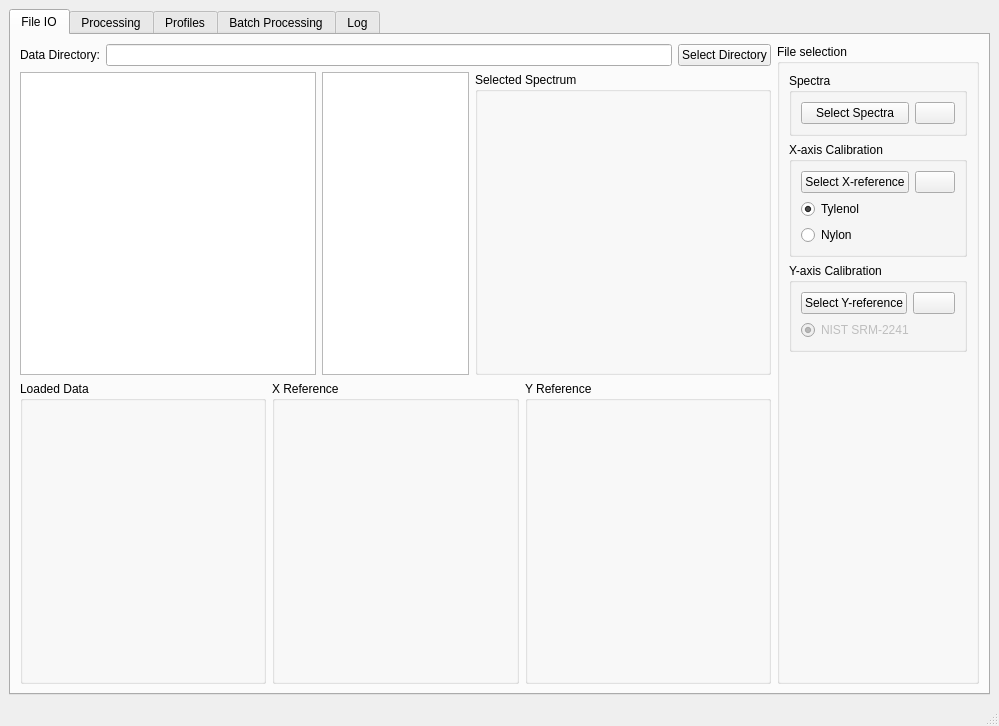
<?xml version="1.0" encoding="UTF-8"?>
<ui version="4.0">
 <class>mainWindow</class>
 <widget class="QMainWindow" name="mainWindow">
  <property name="geometry">
   <rect>
    <x>0</x>
    <y>0</y>
    <width>999</width>
    <height>726</height>
   </rect>
  </property>
  <property name="windowTitle">
   <string>ORPL - GUI</string>
  </property>
  <widget class="QWidget" name="centralwidget">
   <layout class="QHBoxLayout" name="horizontalLayout" stretch="0">
    <item>
     <widget class="QTabWidget" name="tabWidget">
      <property name="currentIndex">
       <number>0</number>
      </property>
      <widget class="QWidget" name="tabFileIO">
       <attribute name="title">
        <string>File IO</string>
       </attribute>
       <layout class="QHBoxLayout" name="horizontalLayout_8">
        <item>
         <layout class="QVBoxLayout" name="verticalLayout" stretch="1,6,6">
          <item>
           <layout class="QHBoxLayout" name="horizontalLayout_3">
            <item>
             <widget class="QLabel" name="label">
              <property name="text">
               <string>Data Directory:</string>
              </property>
             </widget>
            </item>
            <item>
             <widget class="QLineEdit" name="textEditDataDir">
              <property name="readOnly">
               <bool>true</bool>
              </property>
             </widget>
            </item>
            <item>
             <widget class="QPushButton" name="buttonSelectDirectory">
              <property name="text">
               <string>Select Directory</string>
              </property>
             </widget>
            </item>
           </layout>
          </item>
          <item>
           <layout class="QHBoxLayout" name="horizontalLayout_7" stretch="2,1,2">
            <item>
             <widget class="QTreeView" name="treeViewFiles">
              <property name="selectionMode">
               <enum>QAbstractItemView::ExtendedSelection</enum>
              </property>
              <property name="sortingEnabled">
               <bool>true</bool>
              </property>
              <attribute name="headerCascadingSectionResizes">
               <bool>false</bool>
              </attribute>
             </widget>
            </item>
            <item>
             <widget class="QPlainTextEdit" name="plainTextMetadata">
              <property name="readOnly">
               <bool>true</bool>
              </property>
             </widget>
            </item>
            <item>
             <widget class="QGroupBox" name="boxDataSelection">
              <property name="title">
               <string>Selected Spectrum</string>
              </property>
             </widget>
            </item>
           </layout>
          </item>
          <item>
           <layout class="QHBoxLayout" name="horizontalLayout_4">
            <item>
             <widget class="QGroupBox" name="boxDataPlot">
              <property name="title">
               <string>Loaded Data</string>
              </property>
             </widget>
            </item>
            <item>
             <widget class="QGroupBox" name="boxXrefPlot">
              <property name="title">
               <string>X Reference</string>
              </property>
             </widget>
            </item>
            <item>
             <widget class="QGroupBox" name="boxYrefPlot">
              <property name="title">
               <string>Y Reference</string>
              </property>
             </widget>
            </item>
           </layout>
          </item>
         </layout>
        </item>
        <item>
         <widget class="QGroupBox" name="groupBox">
          <property name="title">
           <string>File selection</string>
          </property>
          <layout class="QVBoxLayout" name="verticalLayout_2">
           <item>
            <widget class="QGroupBox" name="groupBox_4">
             <property name="title">
              <string>Spectra</string>
             </property>
             <layout class="QHBoxLayout" name="horizontalLayout_14">
              <item>
               <widget class="QPushButton" name="buttonSelectSpectra">
                <property name="sizePolicy">
                 <sizepolicy hsizetype="Preferred" vsizetype="Fixed">
                  <horstretch>0</horstretch>
                  <verstretch>0</verstretch>
                 </sizepolicy>
                </property>
                <property name="text">
                 <string>Select Spectra</string>
                </property>
               </widget>
              </item>
              <item>
               <widget class="QPushButton" name="buttonDropSpectra">
                <property name="sizePolicy">
                 <sizepolicy hsizetype="Fixed" vsizetype="Fixed">
                  <horstretch>0</horstretch>
                  <verstretch>0</verstretch>
                 </sizepolicy>
                </property>
                <property name="text">
                 <string/>
                </property>
               </widget>
              </item>
             </layout>
            </widget>
           </item>
           <item>
            <layout class="QHBoxLayout" name="horizontalLayout_11"/>
           </item>
           <item>
            <widget class="QGroupBox" name="groupBox_2">
             <property name="title">
              <string>X-axis Calibration</string>
             </property>
             <layout class="QVBoxLayout" name="verticalLayout_3">
              <item>
               <layout class="QHBoxLayout" name="horizontalLayout_10">
                <item>
                 <widget class="QPushButton" name="buttonSelectXref">
                  <property name="sizePolicy">
                   <sizepolicy hsizetype="Preferred" vsizetype="Fixed">
                    <horstretch>0</horstretch>
                    <verstretch>0</verstretch>
                   </sizepolicy>
                  </property>
                  <property name="text">
                   <string>Select X-reference</string>
                  </property>
                 </widget>
                </item>
                <item>
                 <widget class="QPushButton" name="buttonDropXref">
                  <property name="text">
                   <string/>
                  </property>
                 </widget>
                </item>
               </layout>
              </item>
              <item>
               <widget class="QRadioButton" name="radioButtonTylenol">
                <property name="text">
                 <string>Tylenol</string>
                </property>
                <property name="checked">
                 <bool>true</bool>
                </property>
               </widget>
              </item>
              <item>
               <widget class="QRadioButton" name="radioButtonNylon">
                <property name="text">
                 <string>Nylon</string>
                </property>
                <property name="checked">
                 <bool>false</bool>
                </property>
               </widget>
              </item>
             </layout>
            </widget>
           </item>
           <item>
            <widget class="QGroupBox" name="groupBox_3">
             <property name="title">
              <string>Y-axis Calibration</string>
             </property>
             <layout class="QVBoxLayout" name="verticalLayout_4">
              <item>
               <layout class="QHBoxLayout" name="horizontalLayout_9">
                <item>
                 <widget class="QPushButton" name="buttonSelectYref">
                  <property name="sizePolicy">
                   <sizepolicy hsizetype="Preferred" vsizetype="Fixed">
                    <horstretch>0</horstretch>
                    <verstretch>0</verstretch>
                   </sizepolicy>
                  </property>
                  <property name="text">
                   <string>Select Y-reference</string>
                  </property>
                 </widget>
                </item>
                <item>
                 <widget class="QPushButton" name="buttonDropYref">
                  <property name="text">
                   <string/>
                  </property>
                 </widget>
                </item>
               </layout>
              </item>
              <item>
               <widget class="QRadioButton" name="radioButtonNIST">
                <property name="enabled">
                 <bool>false</bool>
                </property>
                <property name="text">
                 <string>NIST SRM-2241</string>
                </property>
                <property name="checkable">
                 <bool>true</bool>
                </property>
                <property name="checked">
                 <bool>true</bool>
                </property>
               </widget>
              </item>
             </layout>
            </widget>
           </item>
           <item>
            <spacer name="verticalSpacer_2">
             <property name="orientation">
              <enum>Qt::Vertical</enum>
             </property>
             <property name="sizeHint" stdset="0">
              <size>
               <width>20</width>
               <height>94</height>
              </size>
             </property>
            </spacer>
           </item>
          </layout>
         </widget>
        </item>
       </layout>
      </widget>
      <widget class="QWidget" name="tabProcessing">
       <attribute name="title">
        <string>Processing</string>
       </attribute>
       <layout class="QHBoxLayout" name="horizontalLayout_2" stretch="1,6">
        <item>
         <layout class="QVBoxLayout" name="verticalLayout_5">
          <item>
           <widget class="QToolBox" name="processingToolBox">
            <property name="currentIndex">
             <number>0</number>
            </property>
            <widget class="QWidget" name="pageCRR">
             <property name="geometry">
              <rect>
               <x>0</x>
               <y>0</y>
               <width>133</width>
               <height>430</height>
              </rect>
             </property>
             <attribute name="label">
              <string>Xaxis range</string>
             </attribute>
             <layout class="QVBoxLayout" name="verticalLayout_6">
              <item>
               <widget class="QLabel" name="label_4">
                <property name="text">
                 <string>Crop from left</string>
                </property>
               </widget>
              </item>
              <item>
               <widget class="QSpinBox" name="spinBoxLeftCrop"/>
              </item>
              <item>
               <widget class="QLabel" name="label_5">
                <property name="text">
                 <string>Crop from right</string>
                </property>
               </widget>
              </item>
              <item>
               <widget class="QSpinBox" name="spinBoxRightCrop"/>
              </item>
              <item>
               <spacer name="verticalSpacer_3">
                <property name="orientation">
                 <enum>Qt::Vertical</enum>
                </property>
                <property name="sizeHint" stdset="0">
                 <size>
                  <width>20</width>
                  <height>40</height>
                 </size>
                </property>
               </spacer>
              </item>
             </layout>
            </widget>
            <widget class="QWidget" name="page_3">
             <property name="geometry">
              <rect>
               <x>0</x>
               <y>0</y>
               <width>194</width>
               <height>327</height>
              </rect>
             </property>
             <attribute name="label">
              <string>CRR</string>
             </attribute>
             <layout class="QVBoxLayout" name="verticalLayout_10">
              <item>
               <widget class="QCheckBox" name="checkBoxMultiCRR">
                <property name="text">
                 <string>Multi-accumulation Filter</string>
                </property>
               </widget>
              </item>
              <item>
               <widget class="QLabel" name="label_10">
                <property name="text">
                 <string>Width</string>
                </property>
               </widget>
              </item>
              <item>
               <widget class="QSpinBox" name="spinBoxMCRRWidth"/>
              </item>
              <item>
               <widget class="QLabel" name="label_11">
                <property name="text">
                 <string>Disparity Threshold</string>
                </property>
               </widget>
              </item>
              <item>
               <widget class="QDoubleSpinBox" name="spinBoxMCRRthreshold">
                <property name="singleStep">
                 <double>0.010000000000000</double>
                </property>
               </widget>
              </item>
              <item>
               <widget class="Line" name="line">
                <property name="orientation">
                 <enum>Qt::Horizontal</enum>
                </property>
               </widget>
              </item>
              <item>
               <widget class="QCheckBox" name="checkBoxSingleCRR">
                <property name="text">
                 <string>Single-accumulation filter</string>
                </property>
               </widget>
              </item>
              <item>
               <widget class="QLabel" name="label_12">
                <property name="text">
                 <string>Width</string>
                </property>
               </widget>
              </item>
              <item>
               <widget class="QSpinBox" name="spinBoxSCRRWidth"/>
              </item>
              <item>
               <widget class="QLabel" name="label_13">
                <property name="text">
                 <string>STD factor</string>
                </property>
               </widget>
              </item>
              <item>
               <widget class="QDoubleSpinBox" name="spinBoxSCRRstd">
                <property name="singleStep">
                 <double>0.010000000000000</double>
                </property>
               </widget>
              </item>
              <item>
               <spacer name="verticalSpacer_10">
                <property name="orientation">
                 <enum>Qt::Vertical</enum>
                </property>
                <property name="sizeHint" stdset="0">
                 <size>
                  <width>20</width>
                  <height>40</height>
                 </size>
                </property>
               </spacer>
              </item>
             </layout>
            </widget>
            <widget class="QWidget" name="page_2">
             <property name="geometry">
              <rect>
               <x>0</x>
               <y>0</y>
               <width>155</width>
               <height>423</height>
              </rect>
             </property>
             <attribute name="label">
              <string>Baseline Removal</string>
             </attribute>
             <layout class="QVBoxLayout" name="verticalLayout_7">
              <item>
               <widget class="QComboBox" name="comboBoxBRAlgorithm">
                <item>
                 <property name="text">
                  <string>None</string>
                 </property>
                </item>
                <item>
                 <property name="text">
                  <string>BubbleFill</string>
                 </property>
                </item>
                <item>
                 <property name="text">
                  <string>IModPoly</string>
                 </property>
                </item>
                <item>
                 <property name="text">
                  <string>MorphBR</string>
                 </property>
                </item>
               </widget>
              </item>
              <item>
               <widget class="Line" name="line_4">
                <property name="orientation">
                 <enum>Qt::Horizontal</enum>
                </property>
               </widget>
              </item>
              <item>
               <widget class="QLabel" name="label_8">
                <property name="text">
                 <string>Polynomial Order</string>
                </property>
               </widget>
              </item>
              <item>
               <widget class="QSpinBox" name="spinBoxPolyOrder">
                <property name="maximum">
                 <number>15</number>
                </property>
               </widget>
              </item>
              <item>
               <widget class="Line" name="line_3">
                <property name="orientation">
                 <enum>Qt::Horizontal</enum>
                </property>
               </widget>
              </item>
              <item>
               <widget class="QLabel" name="label_7">
                <property name="text">
                 <string>half width window size</string>
                </property>
               </widget>
              </item>
              <item>
               <widget class="QSpinBox" name="spinBoxHWS">
                <property name="minimum">
                 <number>1</number>
                </property>
               </widget>
              </item>
              <item>
               <widget class="Line" name="line_2">
                <property name="orientation">
                 <enum>Qt::Horizontal</enum>
                </property>
               </widget>
              </item>
              <item>
               <widget class="QLabel" name="label_6">
                <property name="text">
                 <string>Minimum Bubble Width</string>
                </property>
               </widget>
              </item>
              <item>
               <widget class="QSpinBox" name="spinBoxBubbleWidth">
                <property name="minimum">
                 <number>1</number>
                </property>
               </widget>
              </item>
              <item>
               <spacer name="verticalSpacer_7">
                <property name="orientation">
                 <enum>Qt::Vertical</enum>
                </property>
                <property name="sizeHint" stdset="0">
                 <size>
                  <width>20</width>
                  <height>40</height>
                 </size>
                </property>
               </spacer>
              </item>
             </layout>
            </widget>
            <widget class="QWidget" name="page">
             <property name="geometry">
              <rect>
               <x>0</x>
               <y>0</y>
               <width>133</width>
               <height>430</height>
              </rect>
             </property>
             <attribute name="label">
              <string>Normalization</string>
             </attribute>
             <layout class="QVBoxLayout" name="verticalLayout_8">
              <item>
               <widget class="QRadioButton" name="radioButtonNoNorm">
                <property name="text">
                 <string>None</string>
                </property>
                <property name="checked">
                 <bool>true</bool>
                </property>
               </widget>
              </item>
              <item>
               <widget class="QRadioButton" name="radioButtonMinMax">
                <property name="text">
                 <string>MinMax</string>
                </property>
               </widget>
              </item>
              <item>
               <widget class="QRadioButton" name="radioButtonAUC">
                <property name="text">
                 <string>AUC</string>
                </property>
               </widget>
              </item>
              <item>
               <widget class="QRadioButton" name="radioButtonSNV">
                <property name="text">
                 <string>SNV</string>
                </property>
                <property name="checked">
                 <bool>false</bool>
                </property>
               </widget>
              </item>
              <item>
               <widget class="QRadioButton" name="radioButtonMaxBand">
                <property name="text">
                 <string>Max band</string>
                </property>
               </widget>
              </item>
              <item>
               <widget class="QLabel" name="label_9">
                <property name="text">
                 <string>Band selection</string>
                </property>
               </widget>
              </item>
              <item>
               <widget class="QDoubleSpinBox" name="spinBoxNormBand"/>
              </item>
              <item>
               <spacer name="verticalSpacer_8">
                <property name="orientation">
                 <enum>Qt::Vertical</enum>
                </property>
                <property name="sizeHint" stdset="0">
                 <size>
                  <width>20</width>
                  <height>40</height>
                 </size>
                </property>
               </spacer>
              </item>
             </layout>
            </widget>
           </widget>
          </item>
          <item>
           <widget class="QCheckBox" name="checkBoxAutoUpdate">
            <property name="layoutDirection">
             <enum>Qt::LeftToRight</enum>
            </property>
            <property name="text">
             <string>Auto-update</string>
            </property>
           </widget>
          </item>
          <item>
           <widget class="QPushButton" name="buttonUpdate">
            <property name="text">
             <string>Update</string>
            </property>
           </widget>
          </item>
         </layout>
        </item>
        <item>
         <layout class="QVBoxLayout" name="layoutPlots" stretch="4,4">
          <item>
           <widget class="QGroupBox" name="boxRawSignal">
            <property name="title">
             <string>Raw Spectra</string>
            </property>
           </widget>
          </item>
          <item>
           <widget class="QGroupBox" name="boxProcessedSignal">
            <property name="title">
             <string>Processed Spectra</string>
            </property>
           </widget>
          </item>
         </layout>
        </item>
       </layout>
      </widget>
      <widget class="QWidget" name="tabProfiles">
       <attribute name="title">
        <string>Profiles</string>
       </attribute>
       <layout class="QHBoxLayout" name="horizontalLayout_5">
        <item>
         <widget class="QLabel" name="label_2">
          <property name="text">
           <string>Feature to come...</string>
          </property>
         </widget>
        </item>
       </layout>
      </widget>
      <widget class="QWidget" name="tabBatchProcessing">
       <attribute name="title">
        <string>Batch Processing</string>
       </attribute>
       <layout class="QHBoxLayout" name="horizontalLayout_6">
        <item>
         <widget class="QLabel" name="label_3">
          <property name="text">
           <string>Feature to come...</string>
          </property>
         </widget>
        </item>
       </layout>
      </widget>
      <widget class="QWidget" name="tabLog">
       <attribute name="title">
        <string>Log</string>
       </attribute>
       <layout class="QVBoxLayout" name="verticalLayout_9">
        <item>
         <layout class="QHBoxLayout" name="horizontalLayout_13">
          <item>
           <widget class="QLabel" name="labelLogPath">
            <property name="text">
             <string>TextLabel</string>
            </property>
           </widget>
          </item>
          <item>
           <spacer name="horizontalSpacer_3">
            <property name="orientation">
             <enum>Qt::Horizontal</enum>
            </property>
            <property name="sizeHint" stdset="0">
             <size>
              <width>40</width>
              <height>20</height>
             </size>
            </property>
           </spacer>
          </item>
         </layout>
        </item>
        <item>
         <widget class="QPlainTextEdit" name="plainTextLog">
          <property name="enabled">
           <bool>true</bool>
          </property>
          <property name="readOnly">
           <bool>true</bool>
          </property>
         </widget>
        </item>
        <item>
         <layout class="QHBoxLayout" name="horizontalLayout_12">
          <item>
           <spacer name="horizontalSpacer">
            <property name="orientation">
             <enum>Qt::Horizontal</enum>
            </property>
            <property name="sizeHint" stdset="0">
             <size>
              <width>40</width>
              <height>20</height>
             </size>
            </property>
           </spacer>
          </item>
          <item>
           <widget class="QPushButton" name="buttonCopyLog">
            <property name="text">
             <string>Copy Log</string>
            </property>
           </widget>
          </item>
         </layout>
        </item>
       </layout>
      </widget>
     </widget>
    </item>
   </layout>
  </widget>
  <widget class="QStatusBar" name="statusBar"/>
 </widget>
 <resources/>
 <connections/>
</ui>
